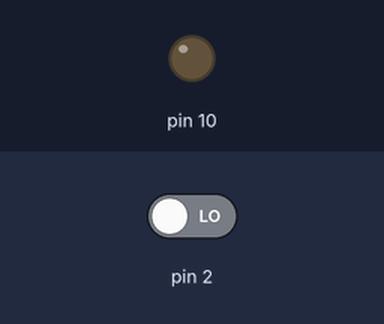
A sketch run on a simulated Arduino Uno, built with avr-gcc and run on an emulated ATmega328P. Shown: output pins drawn as LEDs (lit = HIGH). The test bench sets the inputs (shaded band); at power-on: pin 2 LOW. What the sketch prints to the serial monitor is not drawn.

Above: at 1.2 s.
1.3 s: pin 2 driven HIGH
At 2.5 s:
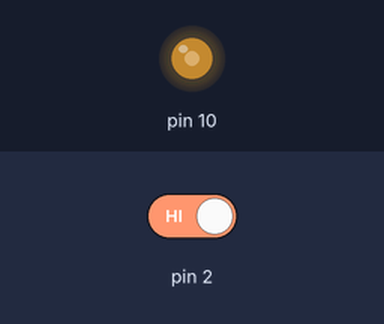
2.8 s: pin 2 driven LOW
At 3.1 s:
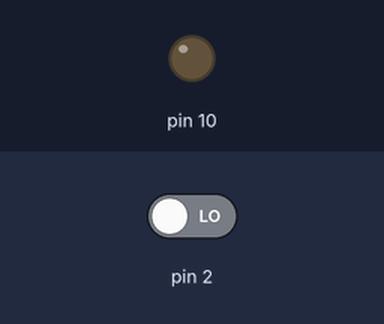
Timing chart, 0 to 5.8 s (numbered marks = the images above; inputs shaded):
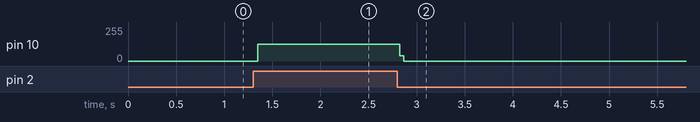

The sketch:

IEI-North_Regional_Conclave_Task2.ino
```cpp
void setup()
{
  pinMode(10, OUTPUT);
  pinMode(2, INPUT);
  Serial.begin(9600);
}
void loop()
{
  int x=0;
  int PIR = digitalRead(2);
  Serial.println(PIR);
  if (PIR == 1)
  {
    for (x=0; x<5; x++)
  {
  digitalWrite(10, HIGH);
  delayMicroseconds(379);
  digitalWrite(10, LOW);
  delayMicroseconds(379);
  }
  }
  else
  {
     digitalWrite(10, LOW);
  }
}
```

Measured:
- after the input at 1.3 s, pin 10: 0/255 → 125/255 after 0.05 s
- after the input at 2.8 s, pin 10: 125/255 → 0/255 at once
